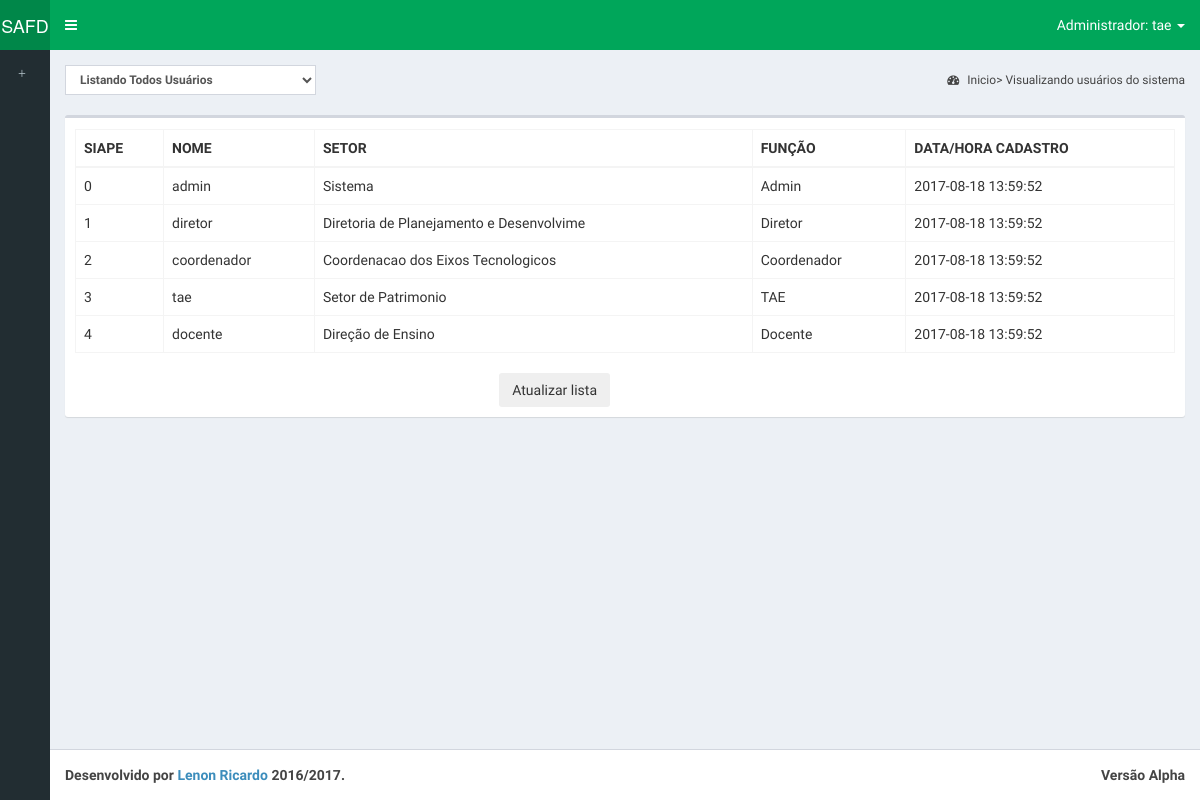
The app's page /php/p_visualiza_usuarios.php (signed in), older data.
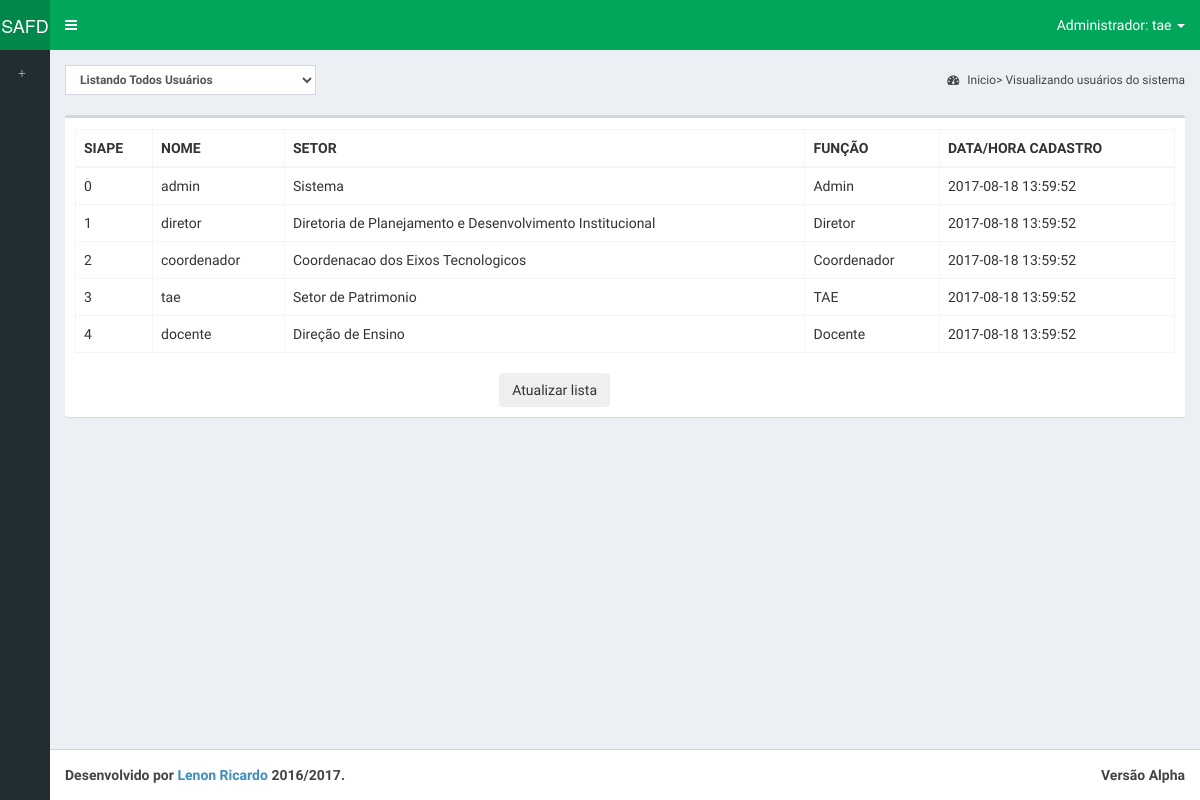
The same page, newer data.
### tables this page shows
CREATE TABLE IF NOT EXISTS usuario(        
    id_usuario int(10) NOT NULL PRIMARY KEY AUTO_INCREMENT,                               
        estado_usuario binary NOT NULL, 
        login_usuario VARCHAR(255) NOT NULL,
        senha_usuario VARCHAR(255) NOT NULL,
        verificado_usuario BINARY NOT NULL,
        data_cadastro TIMESTAMP DEFAULT CURRENT_TIMESTAMP,       
        
        id_funcionario int(10) NOT NULL,  
        id_funcao int(10) NOT NULL,  
        id_setor int(10) NOT NULL);

CREATE TABLE IF NOT EXISTS funcionario(        
    id_funcionario int(10) NOT NULL PRIMARY KEY AUTO_INCREMENT,
        siape_funcionario int(10) NOT NULL,
        nome_funcionario VARCHAR(255) NOT NULL,		
        n_portaria_funcionario VARCHAR(255) NOT NULL,
        email_funcionario VARCHAR(255) NOT NULL);

CREATE TABLE IF NOT EXISTS setor(
    id_setor int(10) NOT NULL PRIMARY KEY AUTO_INCREMENT,
	nome_setor VARCHAR(255) NOT NULL);

CREATE TABLE IF NOT EXISTS funcao(    
    id_funcao int(10) NOT NULL PRIMARY KEY AUTO_INCREMENT,        
        descricao_funcao VARCHAR(255) NOT NULL);

### php/visualiza_usuarios.php (the view)
<?php
include 'conexao.php';
$sql = "SELECT login_usuario, estado_usuario, nome_setor, descricao_funcao, siape_funcionario, data_cadastro
        FROM usuario, setor, funcao, funcionario
        WHERE usuario.id_setor = setor.id_setor
        AND usuario.id_funcao = funcao.id_funcao
        AND funcionario.id_funcionario = usuario.id_funcionario";
$result = mysqli_query($con, $sql);
while ($linha = mysqli_fetch_assoc($result))
{
    $visualizar = "<tr>
                        <td>" . $linha['siape_funcionario'] . "</td>" . "
                        <td>" . $linha['login_usuario'] . "</td>" . "
                        <td>" . $linha['nome_setor'] . "</td>" . "
                        <td>" . $linha['descricao_funcao'] . "</td>" . "
                        <td>" . $linha['data_cadastro'] . "</td>" . "
                    </tr>";
    echo $visualizar;
}
?>

### php/p_visualiza_usuarios.php (shortened to what this page needs)
<!DOCTYPE html>
<html>
    <head>
        <link rel="stylesheet" href="../bootstrap/css/bootstrap.min.css">
        <link rel="stylesheet" href="https://maxcdn.bootstrapcdn.com/font-awesome/4.4.0/css/font-awesome.min.css">
        <link rel="stylesheet" href="https://code.ionicframework.com/ionicons/2.0.1/css/ionicons.min.css">
        <link rel="stylesheet" href="../dist/css/AdminLTE.min.css">
        <link rel="stylesheet" href="../dist/css/skins/_all-skins.min.css">
    </head>
    <body class="hold-transition skin-green sidebar-collapse sidebar-mini">
        <div class="wrapper">
            <header class="main-header" >
                <?php
                include 'header_admin.php';
                ?>
            </header>
            <aside class="main-sidebar">
                <?php
                include 'menulat_admin.php';
                ?>
            </aside>
            <div class="content-wrapper">
                <section class="content-header">
                    <div class="dataTables_length" id="example1_length">
                        <label>
                            <select name="example1_length" aria-controls="example1" class="form-control input-sm">
                                <option value="2"> Listando Todos Usuários </option>
                            </select>
                        </label>
                    </div>
                    <ol class="breadcrumb">
                        <li><a href=""><i class="fa fa-dashboard"></i> Inicio> Visualizando usuários do sistema </a></li>
                    </ol>
                </section>
                <section class="content">
                    <div class="row">
                        <div class="col-xs-12">
                            <div class="box">
                                <div class="box-body">
                                    <div id="example2_wrapper" class="dataTables_wrapper form-inline dt-bootstrap">
                                        <div class="row">
                                            <div class="col-sm-6"></div>
                                            <div class="col-sm-3"></div>
                                        </div>
                                        <div class="row">
                                            <div class="col-sm-12">
                                                <table id="example2" class="table table-bordered table-hover dataTable" role="grid" aria-describedby="example2_info">
                                                    <thead>
                                                    <th class="sorting" tabindex="0" aria-controls="example2" rowspan="1" colspan="1" aria-label="">
                                                        SIAPE
                                                    </th>
                                                    <th class="sorting" tabindex="0" aria-controls="example2" rowspan="1" colspan="1" aria-label="">
                                                        NOME
                                                    </th>
                                                    <th class="sorting" tabindex="0" aria-controls="example2" rowspan="1" colspan="1" aria-label="">
                                                        SETOR
                                                    </th>
                                                    <th class="sorting" tabindex="0" aria-controls="example2" rowspan="1" colspan="1" aria-label="">
                                                        FUNÇÃO
                                                    </th>
                                                    <th class="sorting" tabindex="0" aria-controls="example2" rowspan="1" colspan="1" aria-label="">
                                                        DATA/HORA CADASTRO
                                                    </th>
                                                    </thead>
                                                    <tbody>
                                                    <?php
                                                        include 'visualiza_usuarios.php';
                                                    ?>
                                                    </tbody>
                                                </table>
                                                <td>
                                                    <div class="col-sm-6">
                                                    <form action="p_visualiza_usuarios.php">
                                                        <button type="submit" class="btn btn-sucess pull-right"> Atualizar lista </button>
                                                    </form>
                                                    </div>
                                                </td>
                                            </div>
                                        </div>
                                        </section>
                                    </div>
                                </div>
                                <footer class="main-footer">
                                    <?php
                                    include 'footer.php';
                                    ?>
                                </footer>
            </body>
</html>

### php/header_admin.php (shortened to what this page needs)
<a href="system_admin.php" class="logo">
    <span class="logo-mini">SAFD</span>
</a>
<nav class="navbar navbar-static-top" role="navigation">
    <a href="#" class="sidebar-toggle" data-toggle="offcanvas" role="button">
    </a>
    <div class="navbar-custom-menu">
        <ul class="nav navbar-nav">
            <li class="dropdown">
                <a aria-expanded="false" href="#" class="dropdown-toggle" data-toggle="dropdown">
                    Administrador: <?php echo $_SESSION["usuario"] ?>
                    <span class="caret"></span></a>
            </li>
        </ul>
    </div>
</nav>

### php/menulat_admin.php (shortened to what this page needs)
<section class="sidebar">
    <ul class="sidebar-menu">
        <li><a href="p_insere_usuarios.php"><i class="glyphicon glyphicon-plus"></i> <span>Inserir usuários</span></a></li>
        <li><a href="p_visualiza_usuarios.php"><i class="glyphicon glyphicon-sunglasses"></i> <span>Visualizar usuários</span></a></li>
        <li><a href="p_edita_usuarios.php"><i class="glyphicon glyphicon-list-alt"></i> <span>Alterar usuários</span></a></li>
        <li><a href="p_exclui_usuarios.php"><i class="glyphicon glyphicon-trash"></i> <span>Excluir usuário</span></a></li>
    </ul>
</section>

### php/footer.php
<div class="pull-right hidden-xs">
    <b>Versão Alpha</b>
</div>
<strong>
	Desenvolvido por <a href="http://github.com/lenonr" target="_blank">
	Lenon Ricardo</a> 2016/2017.
</strong>

Row changes from the older to the newer data that the page shows:
changed through a linked row, usuario "diretor": id_setor.nome_setor "Diretoria de Planejamento e Desenvolvime" → "Diretoria de Planejamento e Desenvolvimento Institucional"
